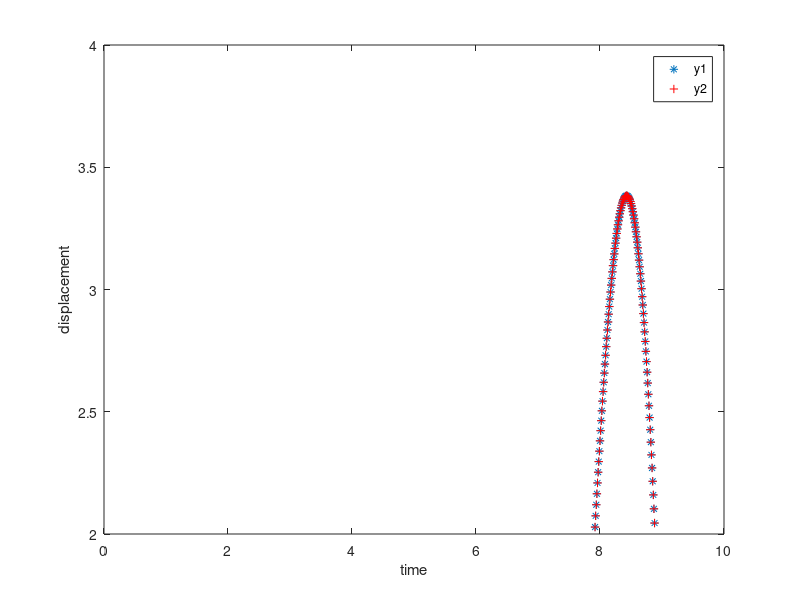

This figure's MATLAB source:
clc A=[-5 -2; 2 -2]; [P,val]=eig(A); t=1; f=sqrt(val(1,1)); s=sqrt(val(2,2)); c=zeros(1,1); d=ones(1,1); B=[exp(f*t)  exp(-f*t) c c; c c exp(s*t) exp(-s*t);f*exp(f*t) (-f)*exp(-f*t)  c c; c c s*exp(s*t) (-s)*exp(-s*t)]; Y=[c c c c; c c c c; d d d d; d d d d]; coef=inv(B)*Y; t2=0:0.01:10; y1=coef(1,4)*exp(f*t2)+coef(2,4)*exp(-f*t2); y2=coef(3,4)*exp(s*t2)+coef(4,4)*exp(-s*t2); plot(t2,y1,'*',t2,y2,'+r'); ylim([2,4]);xlabel('time');ylabel('displacement');legend(['y1'],['y2']);  